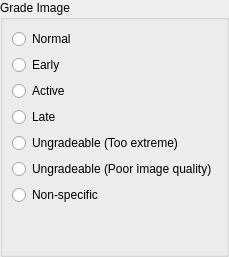
               <widget class="QWidget" name="labelImagePage">
                <layout class="QHBoxLayout" name="horizontalLayout_9">
                 <property name="margin">
                  <number>0</number>
                 </property>
                 <item>
                  <widget class="QGroupBox" name="gradesGroupBox">
                   <property name="title">
                    <string>Grade Image</string>
                   </property>
                   <layout class="QVBoxLayout" name="verticalLayout_26">
                    <item>
                     <widget class="QRadioButton" name="gradeNormalRadio">
                      <property name="text">
                       <string>Normal</string>
                      </property>
                     </widget>
                    </item>
                    <item>
                     <widget class="QRadioButton" name="gradeEarlyRadio">
                      <property name="text">
                       <string>Early</string>
                      </property>
                     </widget>
                    </item>
                    <item>
                     <widget class="QRadioButton" name="gradeActiveRadio">
                      <property name="text">
                       <string>Active</string>
                      </property>
                     </widget>
                    </item>
                    <item>
                     <widget class="QRadioButton" name="gradeLateRadio">
                      <property name="text">
                       <string>Late</string>
                      </property>
                     </widget>
                    </item>
                    <item>
                     <widget class="QRadioButton" name="gradeExtremeRadio">
                      <property name="text">
                       <string>Ungradeable (Too extreme)</string>
                      </property>
                     </widget>
                    </item>
                    <item>
                     <widget class="QRadioButton" name="gradePoorQualityRadio">
                      <property name="text">
                       <string>Ungradeable (Poor image quality)</string>
                      </property>
                     </widget>
                    </item>
                    <item>
                     <widget class="QRadioButton" name="gradeNonspecificRadio">
                      <property name="text">
                       <string>Non-specific</string>
                      </property>
                     </widget>
                    </item>
                    <item>
                     <spacer name="verticalSpacer_9">
                      <property name="orientation">
                       <enum>Qt::Vertical</enum>
                      </property>
                      <property name="sizeHint" stdset="0">
                       <size>
                        <width>20</width>
                        <height>40</height>
                       </size>
                      </property>
                     </spacer>
                    </item>
                   </layout>
                  </widget>
                 </item>
                </layout>
               </widget>
